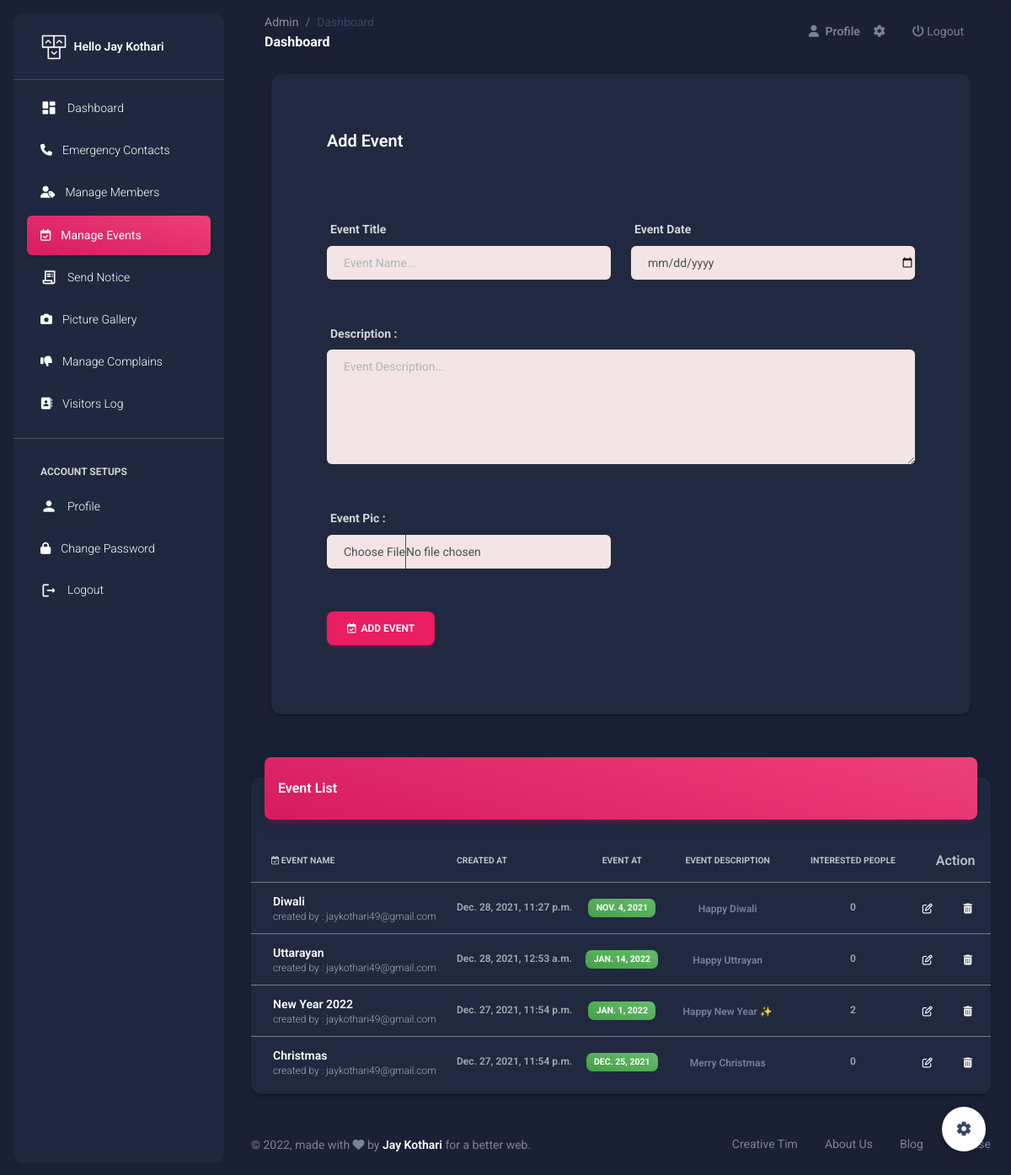
/Sec/add-event/ (signed in), run on an earlier commit of the app's database.
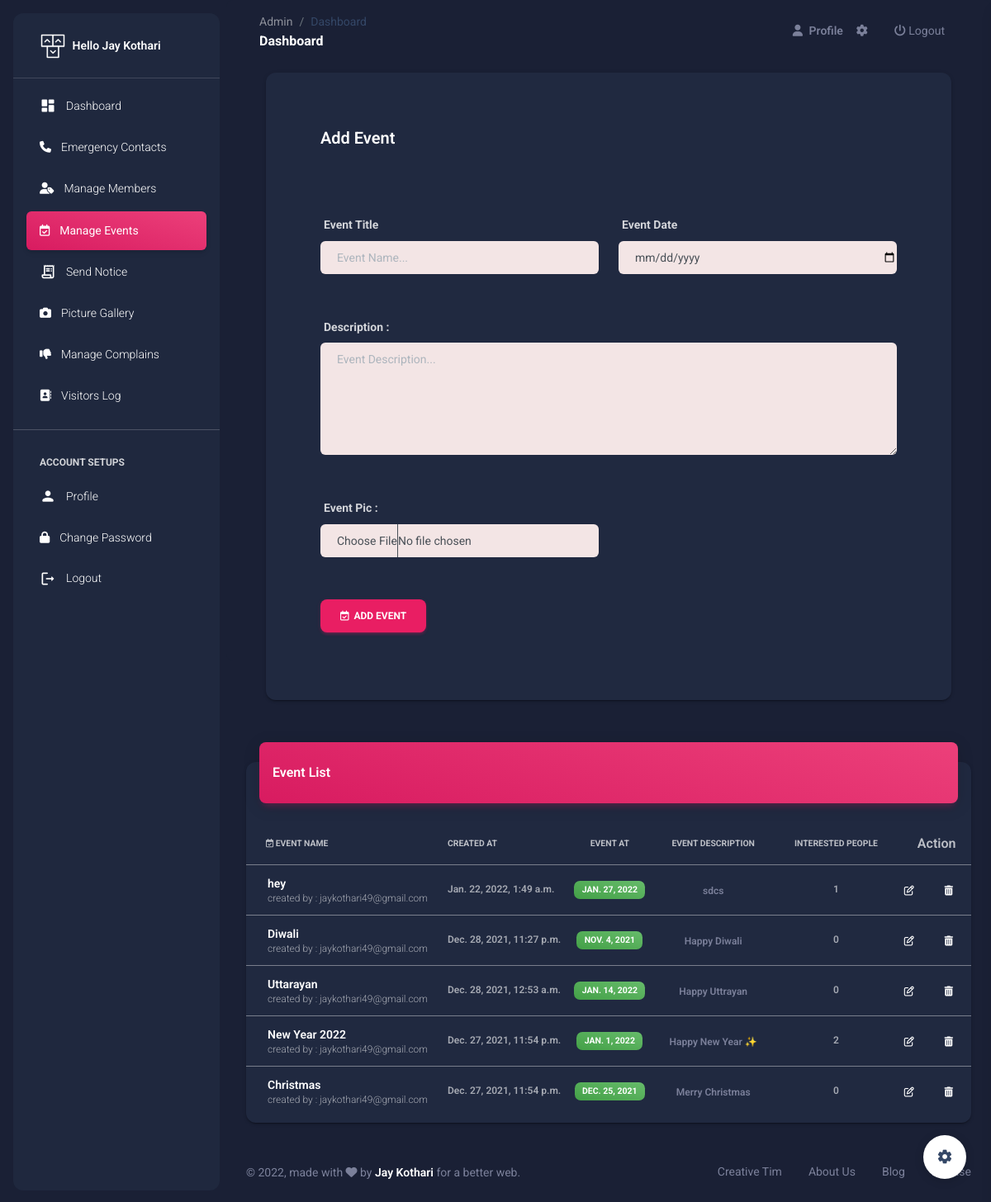
And on a later commit of the database.
### MemberApp/models.py (models this page shows, shortened)
class Event(models.Model):
    uid = models.ForeignKey(SecUser,on_delete=models.CASCADE)
    event_name = models.CharField(max_length=90)
    event_des = models.TextField()
    created_at = models.DateTimeField(auto_now_add=True)
    event_at = models.DateField()
    pic = models.FileField(upload_to='Event',null=True,blank=True)
    interest = models.ManyToManyField(Member,related_name='Likes')

### SecApp/models.py (models this page shows, shortened)
class SecUser(models.Model):
    name = models.CharField(max_length=50)
    email = models.EmailField(unique=True)
    mobile = models.CharField(max_length=15)
    password = models.CharField(max_length=50)
    pic = models.FileField(upload_to='Profile',default='avatar.png')
    setting = models.BooleanField(default=False)
    active = models.BooleanField(default=False)

### SecApp/views.py (the view, shortened to what this page needs)
# urls.py: path('add-event/',views.add_event, name='add-event'),
def add_event(request):
    uid = SecUser.objects.get(email=request.session['email'])
    events = mm.Event.objects.all()[::-1]
    return render(request,'add-event.html',{'uid':uid,'events':events})

### SecApp/templates/add-event.html (shortened to what the changed rows need)
{% extends 'sec-header.html' %}
{% load static %}
{% block content %}
<br><br><br>
<div class="container-fluid px-2 px-md-4">
    <br><br>
  <div class="row">
    <div class="col-12">
      <div class="card my-4">
        <div class="card-body px-0 pb-2">
          <div class="table-responsive p-0">
            <table class="table align-items-center mb-0">
              <thead>
                <tr>
                  <th class="text-uppercase text-secondary text-xxs font-weight-bolder opacity-7 Center"><i class="fa fa-calendar-check-o"></i> Event Name</th>
                  <th class="text-uppercase text-secondary text-xxs font-weight-bolder opacity-7 ps-2">Created At</th>
                  <th class="text-center text-uppercase text-secondary text-xxs font-weight-bolder opacity-7">Event At</th>
                  <th class="text-center text-uppercase text-secondary text-xxs font-weight-bolder opacity-7">Event Description</th>
                  <th class="text-center text-uppercase text-secondary text-xxs font-weight-bolder opacity-7">Interested People</th>
                  <th class="text-secondary opacity-7" colspan="2">Action</th>
                </tr>
              </thead>
              <tbody>
                {% for one in events %}
                <tr>
                  <td>
                    <div class="d-flex px-2 py-1">
                      <div class="d-flex flex-column justify-content-center" style="margin-left: 10px;">
                        <h6 class="mb-0 text-sm">{{one.event_name}}</h6>
                        <a href="mailto:{{one.uid.email}}"><p class="text-xs text-secondary mb-0">created by : {{one.uid.email}}</p></a>
                      </div>
                    </div>
                  </td>
                  <td>
                    <p class="text-xs font-weight-bold mb-0">{{one.created_at}}</p>
                  </td>
                  <td class="align-middle text-center text-sm">
                    <span class="badge badge-sm bg-gradient-success">{{one.event_at}}</span>
                  </td>
                  <td class="align-middle text-center">
                    <span class="text-secondary text-xs font-weight-bold">{{one.event_des}}</span>
                  </td>
                  <td class="align-middle text-center">
                    <p class="text-xs font-weight-bold mb-0">{{one.interest.all.count}}</p>
                  </td>
                  <td class="align-middle">
                    <a href="{% url 'edit-event' one.id %}" class="text-secondary font-weight-bold text-xs" data-toggle="tooltip" data-original-title="Edit user">
                      <i class="fa fa-edit"></i>
                    </a>
                  </td>
                  <td class="align-middle">
                    <a href="{% url 'delete-event' one.id %}" class="text-secondary font-weight-bold text-xs" data-toggle="tooltip" data-original-title="Delete user">
                      <i class="fa fa-trash"></i>
                    </a>
                  </td>
                </tr>
                {% endfor %}
              </tbody>
            </table>
          </div>
        </div>
      </div>
    </div>
  </div>
  </div>
{% endblock %}

What changed in the data, as far as the page shows it:
added Event: event_name "hey", uid.email "jaykothari49@gmail.com", created_at "Jan. 22, 2022, 1:49 a.m.", event_at "JAN. 27, 2022", event_des "sdcs", interest.all.count "1"
